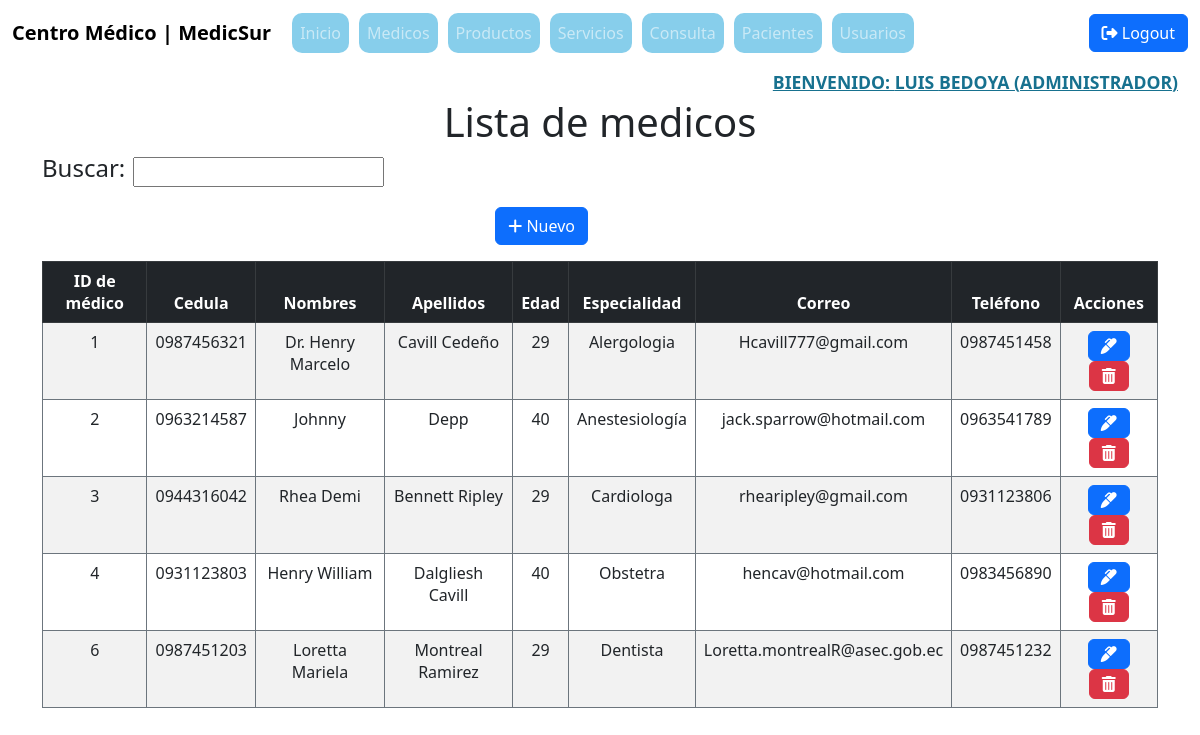
The page /index.php?c=medico&f=index (signed in) on the database its author committed.
### tables this page shows
CREATE TABLE `medicos` (
  `ID` int(3) NOT NULL,
  `Cedula` varchar(10) NOT NULL,
  `Nombres` varchar(40) NOT NULL,
  `Apellidos` varchar(40) NOT NULL,
  `Edad` varchar(3) NOT NULL,
  `Especialidad` varchar(20) NOT NULL,
  `Correo` varchar(40) NOT NULL,
  `Numero_Telefono` varchar(10) NOT NULL
);

### controller/MedicoController.php (called while the page is built, shortened)
<?php
  require_once 'model/dao/MedicoDAO.php';
  class MedicoController
  {
    private $model;
    public function __construct()
    {
      $this->model = new MedicoDAO();
    }
    public function index()
    {
      $resultados = $this->model->selectAll("");
      require_once V_MEDICO . 'medico.list.php';
    }
  }
?>

### index.php (called while the page is built, shortened)
<?php
    $front = new FrontController();
    $front->ruteo();
?>

### config/Conexion.php (called while the page is built, shortened)
<?php
class Conexion{
    public static function getConexion(){
        $con = 'mysql:host=localhost;port=3306;dbname=' . DBNAME;
        $conexion = null;
        try{
            $conexion = new PDO($con, DBUSER,DBPASSWORD);
            $conexion -> setAttribute(PDO::ATTR_ERRMODE, PDO::ERRMODE_EXCEPTION);
        } catch(Exception $ex){
            echo $ex;
            die("Error " . $ex->getMessage());
        }
        return $conexion;
    }
}
?>

### model/dao/MedicoDAO.php (called while the page is built, shortened)
<?php
require_once 'config/Conexion.php';
class MedicoDAO
{
    private $con;
    public function __construct()
    {
        $this -> con = Conexion::getConexion();
    }
    public function selectAll($parametro)
    {
        $sql = "SELECT * FROM medicos where Nombres like :b1";
        $stmt = $this -> con -> prepare($sql);
        $conlike = '%' . $parametro . '%';
        $data = array('b1' => $conlike);
        $stmt -> execute($data);
        $resultados = $stmt -> fetchAll(PDO::FETCH_ASSOC);
        return $resultados;
    }
}
?>

### view/Medico/medico.list.php (the view, shortened to what this page needs)
<div class="container">
    <div class="row">
        <form action="index.php?c=medico&f=search" method="POST">
            <div class="col-md-6 d-flex align-items-center">
                <h4 class="me-2">Buscar: </h4>
                <input type="text" name="b" id="busqueda" class="px-2" />
            </div>
        </form>
        <div class="col-md-6 d-flex justify-content-end">
            <a href="index.php?c=medico&f=view_new" class="text-decoration-none">
                <button type="button" class="btn btn-primary">
                    <i class="fas fa-plus"></i> Nuevo
                </button>
            </a>
        </div>
    </div>
    <div class="table-responsive-md mt-3">
        <table class="table table-striped table-bordered border-secondary">
            <thead class="table-dark text-center">
                <th>ID de médico</th>
                <th>Cedula</th>
                <th>Nombres</th>
                <th>Apellidos</th>
                <th>Edad</th>
                <th>Especialidad</th>
                <th>Correo</th>
                <th>Teléfono</th>
                <th>Acciones</th>
            </thead>
            <tbody class="datos-tabla text-center">
                <?php
                foreach ($resultados as $fila) {
                    ?>
                    <tr>
                        <td>
                            <?php echo $fila['ID'] ?>
                        </td>
                        <td>
                            <?php echo $fila['Cedula'] ?>
                        </td>
                        <td>
                            <?php echo $fila['Nombres'] ?>
                        </td>
                        <td>
                            <?php echo $fila['Apellidos'] ?>
                        </td>
                        <td>
                            <?php echo $fila['Edad'] ?>
                        </td>
                        <td>
                            <?php echo $fila['Especialidad'] ?>
                        </td>
                        <td>
                            <?php echo $fila['Correo'] ?>
                        </td>
                        <td>
                            <?php echo $fila['Numero_Telefono'] ?>
                        </td>
                        <td>
                            <a class="btn btn-primary" href="index.php?c=medico&f=view_edit&id=<?php echo $fila['ID']; ?>">
                                <i class="fas fa-marker"></i></a>
                            <a class="btn btn-danger"
                                onclick="if(!confirm('¿Está seguro de eliminar este médico?'))return false;"
                                href="index.php?c=medico&f=delete&id=<?php echo $fila['ID']; ?>">
                                <i class="fas fa-trash-alt"></i></a>
                        </td>
                    </tr>
                    <?php
                }
                ?>
            </tbody>
        </table>
    </div>
</div>
<!DOCTYPE html>
<html lang="en">
    <html meta="utf-8">
        <head>
        </head>
</html>

### rows shown on the page
medicos: ID "1", Cedula "0987456321", Nombres "Dr. Henry Marcelo", Apellidos "Cavill Cedeño", Edad "29", Especialidad "Alergologia", Correo "Hcavill777@gmail.com", Numero_Telefono "0987451458"
medicos: ID "2", Cedula "0963214587", Nombres "Johnny", Apellidos "Depp", Edad "40", Especialidad "Anestesiología", Correo "jack.sparrow@hotmail.com", Numero_Telefono "0963541789"
medicos: ID "3", Cedula "0944316042", Nombres "Rhea Demi", Apellidos "Bennett Ripley", Edad "29", Especialidad "Cardiologa", Correo "rhearipley@gmail.com", Numero_Telefono "0931123806"
medicos: ID "4", Cedula "0931123803", Nombres "Henry William", Apellidos "Dalgliesh Cavill", Edad "40", Especialidad "Obstetra", Correo "hencav@hotmail.com", Numero_Telefono "0983456890"
medicos: ID "6", Cedula "0987451203", Nombres "Loretta Mariela", Apellidos "Montreal Ramirez", Edad "29", Especialidad "Dentista", Correo "Loretta.montrealR@asec.gob.ec", Numero_Telefono "0987451232"

### other values the page prints
$nombre "LUIS"
$apellido "BEDOYA"
$rol "ADMINISTRADOR"
$titulo "Lista de medicos"
